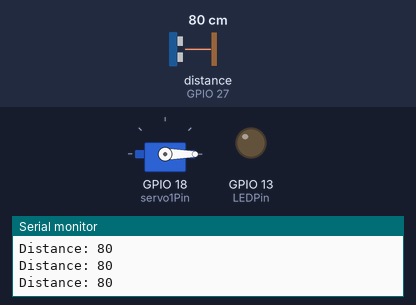
Bench run of a sketch on a simulated ESP32. Shown: servo, output pins drawn as LEDs (lit = HIGH), the last lines printed to the serial monitor. Wiring (inferred from the names in the program): ultrasonic range finder: trigger GPIO 26; echo GPIO 27. The test bench sets the inputs (shaded band); at power-on: distance to the obstacle (sensor on GPIO 27) 80 cm. The echo pulse lasts 58.3 µs per cm; pins used as bus, display or sensor lines are not drawn.

Above: at 1.2 s.
1.3 s: distance to the obstacle (sensor on GPIO 27) set to 12 cm
4.3 s: distance to the obstacle (sensor on GPIO 27) set to 9 cm
At 5.5 s:
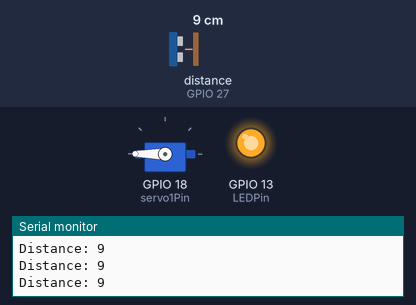
5.8 s: distance to the obstacle (sensor on GPIO 27) set to 18 cm
At 6.7 s:
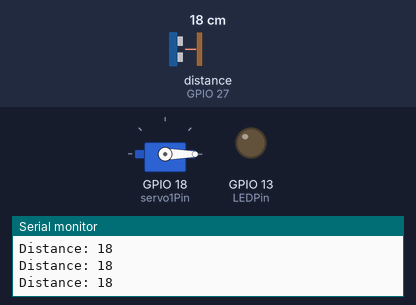
Timing chart, 0 to 8.8 s (numbered marks = the images above; inputs shaded):
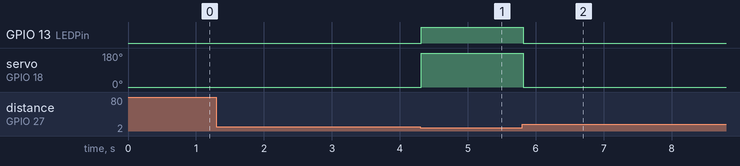

The sketch:

ultrasonicSensor_Servo.ino
```cpp
#include <ESP32Servo.h>

Servo servo1;

int minUs = 1000;
int maxUs = 2000;

int servo1Pin = 18;

const int LEDPin = 13;    //กำหนด pin ที่ต้องการใช้งานคือ pin 13
const int trigPin = 26;   //กำหนด pin ที่ต้องการใช้งานคือ pin 26
const int echoPin = 27;   //กำหนด pin ที่ต้องการใช้งานคือ pin 27

long duration;
int distance;

void setup() {
  Serial.begin(9600);

  servo1.setPeriodHertz(50);
  servo1.attach(servo1Pin, minUs, maxUs); //Servopin 18

  pinMode(LEDPin, OUTPUT);  //คำสั่งที่มีไว้สำหรับกำหนดการทำงานของ pin
  //ให้ทำงานเป็นแบบ INPUT หรือ OUTPUT
  pinMode(trigPin, OUTPUT);
  pinMode(echoPin, INPUT);

}
void loop() {
  // Clears the trigPin
  digitalWrite(trigPin, LOW); //กำหนดให้ trigpin มีสถานะ low หรือไม่ทำงานเป็นเวลา 2 ไมโครวินาที
  delayMicroseconds(2);
  digitalWrite(trigPin, HIGH);//กำหนดให้ trigpin มีสถานะ high หรือทำงานเป็นเวลา 10 ไมโครวินาที
  delayMicroseconds(10);
  digitalWrite(trigPin, LOW); //กำหนดให้ trigpin มีสถานะ low หรือไม่ทำงาน
  duration = pulseIn(echoPin, HIGH);  //อ่าน echoPin, คลื่นเสียงที่สะท้อนกลับมาเป็นไมโครวินาที

  distance = duration / 29 / 2; //เป็นค่าที่ได้จากการคำนวณระยะทางของเสียงที่ได้จากการสะท้อนกลับ

  //duration คือค่าที่ได้จาก echo นำมาหาร 29 microseconds/cm ซึ่งก็คือความเร็วของเสียง
  //และนำมาหารด้วย 2 อีกครั้ง เพราะใช้เวลาเดินทางเพียงครึ่งเดียว

  if (distance <= 10) { //เป็นการกำหนดเงื่อนไขของระยะทาง..
    servo1.write(180); //ชูนิ้ว
    digitalWrite(LEDPin, HIGH); //กำหนดให้มีสถานะ logic เป็น1(high = ไฟติด)
    //หรือ 0(low = ไฟดับ)
  } else
  {
    servo1.write(0); //งอนิ้ว
    digitalWrite(LEDPin, LOW);
  }
  Serial.print("Distance: ");
  Serial.println(distance);
}
```

Measured:
- the behaviour switches between 11 and 10 cm on distance to the obstacle (sensor on GPIO 27) (found by bisection; images 0 and 1)
- after the input at 4.3 s, GPIO 13 (LEDPin): LOW → HIGH at once; servo on GPIO 18 (servo1Pin): 0° → 180° at once
- after the input at 5.8 s, GPIO 13 (LEDPin): HIGH → LOW at once; servo on GPIO 18 (servo1Pin): 180° → 0° at once
